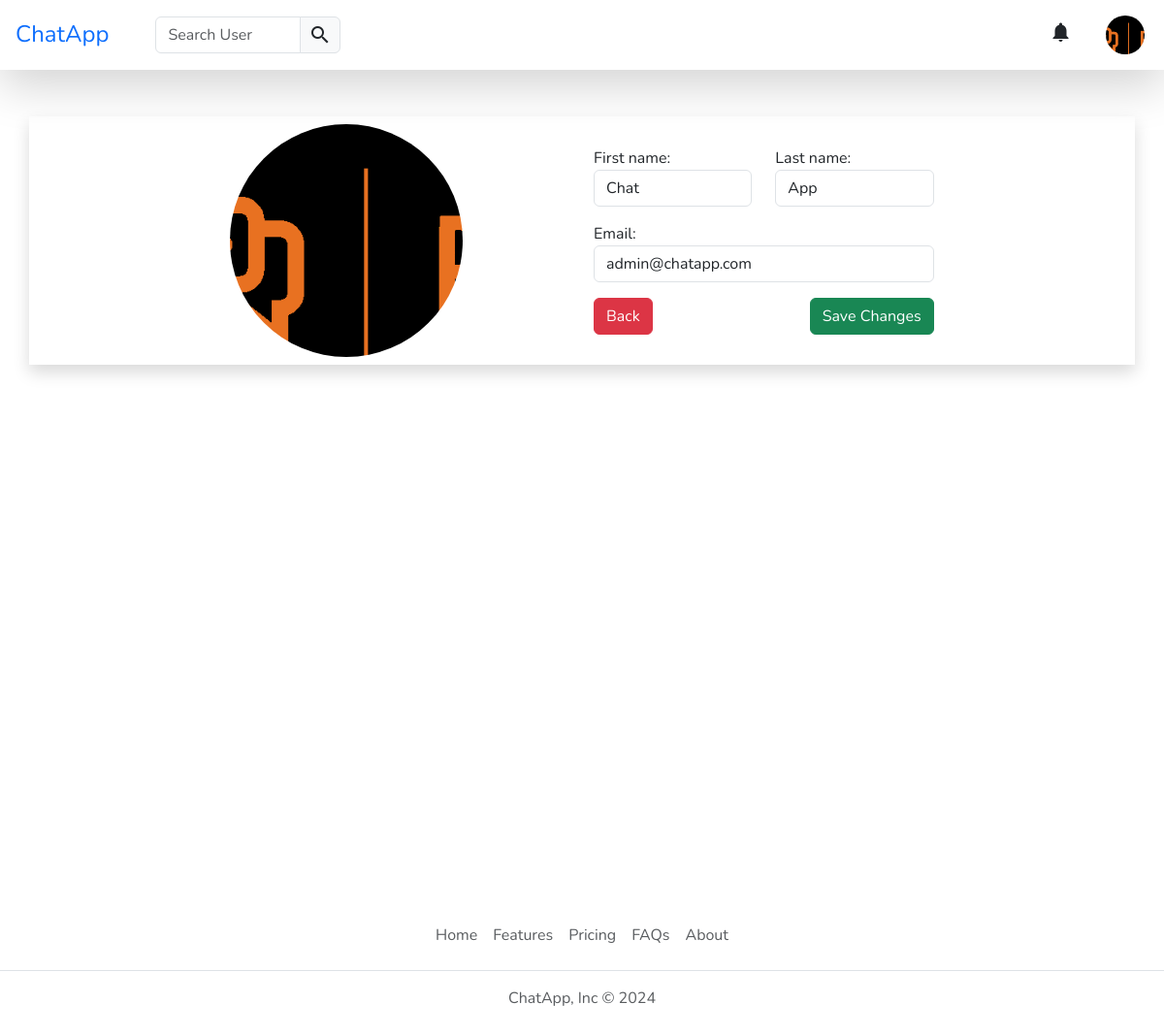
The app's page /account/edit/test.user2/ (signed in) with its own data.
### account/models.py (models this page shows, shortened)
class UserAccount(AbstractBaseUser):
    id = models.CharField(
            max_length=8,
            primary_key=True,
            default=generate_unique_username
    )
    first_name = models.CharField(
        max_length=10,
        blank=False,
        null=False
    )
    last_name = models.CharField(
        max_length=10,
        blank=False,
        null=False
    )
    username = models.CharField(max_length=30, unique=True)
    email = models.EmailField(
        verbose_name="email",
        max_length=60,
        unique=True
    )
    date_joined = models.DateTimeField(
        verbose_name='date joined',
        auto_now_add=True,
        editable=False
    )
    last_login = models.DateTimeField(
        verbose_name='last login',
        auto_now=True
    )
    is_admin = models.BooleanField(default=False)
    is_active = models.BooleanField(default=True)
    is_staff = models.BooleanField(default=False)
    is_superuser = models.BooleanField(default=False)
    profile_image = models.ImageField(
        max_length=255,
        upload_to=get_profile_image_filepath,
        default=get_profile_image,
        null=True,
        blank=True
    )
    USERNAME_FIELD = 'username'
    REQUIRED_FIELDS = ['first_name','last_name','email',]
    objects = UserAccountManager()

### account/views.py (the view, shortened to what this page needs)
class ProfileEditView(LoginRequiredMixin, UpdateView):
    def get(self, request, *args, **kwargs):
        form = UserUpdateForm(instance=request.user)
        return render(request, 'account/edit.html', {'form': form})

### account/forms.py
class UserUpdateForm(forms.ModelForm):
    class Meta:
        model = UserAccount
        fields = ['first_name', 'last_name', 'email', 'profile_image']
        widgets = {
            'first_name': forms.TextInput(attrs={'class': 'form-control', 'autofocus':'true'}),
            'last_name': forms.TextInput(attrs={'class': 'form-control'}),
            'email': forms.EmailInput(attrs={'class': 'form-control'}),
            'profile_image': forms.FileInput(attrs={'class':'form-control d-none', 'onchange':'readURL(this)'})
        }

### account/templates/account/edit.html (shortened to what this page needs)
{% extends "base.html" %}
{% load static %}
{% block content %}
<link type="text/css" rel="stylesheet" href="{% static 'cropperjs/dist/cropper.min.css' %}">
<div class="container h-full">
	<div class="row mt-5 justify-content-center h-100 shadow p-2">
		<div class="col-md-6 col-lg-4 col-12">
			<div class="d-flex justify-content-center justify-content-md-start">
				<div class="position-relative edit" style="width: 30dvh; height: 30dvh;">
					<img class="rounded-circle w-100 h-100 img_edit" src="{{ request.user.profile_image.url }}?{{ request.user.last_login|date:'U' }}"
						alt="Profile Image" loading="lazy" >
				</div>
			</div>
		</div>
		<div class="col-md-6 col-lg-4 col-10">
			<div class="h-100 w-100 d-md-flex d-lg-flex flex-column justify-content-center mt-3 mt-md-0 mt-lg-0">
				<form spellcheck="false" enctype="multipart/form-data" method="POST">
					<div class="row">
						<div class="col">
							{{ form.first_name.label_tag }}
							{{ form.first_name }}
						</div>
						<div class="col">
							{{ form.last_name.label_tag }}
							{{ form.last_name }}
						</div>
					</div>
					<div class="form-group mt-3">
						{{ form.email.label_tag }}
						{{ form.email }}
					</div>
					<div class="mt-3">
						<a href="{% url 'account:profile' request.user.username %}" class="float-start">
							<button type="button" class="btn btn-danger">
								Back
							</button>
						</a>
						<button type="submit" class="btn btn-success float-end">Save Changes</button>
					</div>
				</form>
			</div>
		</div>
	</div>
</div>
{% endblock content %}

### templates/snippets/header.html (shortened to what this page needs)
{% load static %}
{% load humanize %}
<header class="p-3 shadow-lg mb-3 sticky-top z-3">
	<div class="bs5-container-fluid">
		<div class="row justify-content-between align-items-center">
			<div
				class="col-md-6 col-lg-6 col-12 d-flex flex-md-row flex-lg-row flex-row justify-content-between justify-content-md-start mb-md-0 mb-lg-0 mb-3">
				<a class="fs-4 me-md-5 me-lg-5 mb-md-0 mb-lg-0" href="/">ChatApp</a>
				<form class="col-8 col-md-6 col-lg-4" autocomplete="off" role="search" method="post">
					<div class="input-group">
						<input class="form-control" type="search" name="search" id="user_search"
							placeholder="Search User" maxlength="10" />
						<div class="input-group-text user-select-none px-2">
							<span class="material-icons">search</span>
						</div>
					</div>
				</form>
			</div>
			<div
				class="col-md-4 col-lg-3 col-12 d-flex flex-row justify-content-between align-items-center user-select-none px-3">
				<button
					class="btn d-flex align-items-center switch-theme w-50 text-primary justify-content-start justify-content-lg-end justify-content-md-end ps-0">
				</button>
				{% if request.user.is_authenticated %}
				<div id="notifications" class="dropdown text-end">
					<button type="button" class="btn position-relative align-items-center dropdown-toggle p-1 border-0" data-bs-toggle="dropdown" aria-expanded="false">
						<span class="material-icons">notifications</span>
					</button>
				</div>
				<div class="dropdown text-end">
					<a href="#" class="d-block link-body-emphasis text-decoration-none dropdown-toggle"
						data-bs-toggle="dropdown" aria-expanded="false">
						<img src="{{request.user.profile_image.url}}" alt="User Profile Image" width="40" height="40"
							class="rounded-circle" loading="lazy" />
					</a>
				</div>
			</div>
			{% endif %}
		</div>
	</div>
</header>

### templates/base.html (style rules this page uses)
* { font-family: "Nunito", sans-serif; }
a { cursor: pointer !important; text-decoration: none !important; color: invert; }
div.h-full { min-height: 100dvh !important; }

### templates/snippets/header.html (style rules this page uses)
.dropdown-toggle::after { display: none; }

### records on screen
UserAccount: user.profile_image (picture), first_name "Chat", last_name "App", email "admin@chatapp.com"
